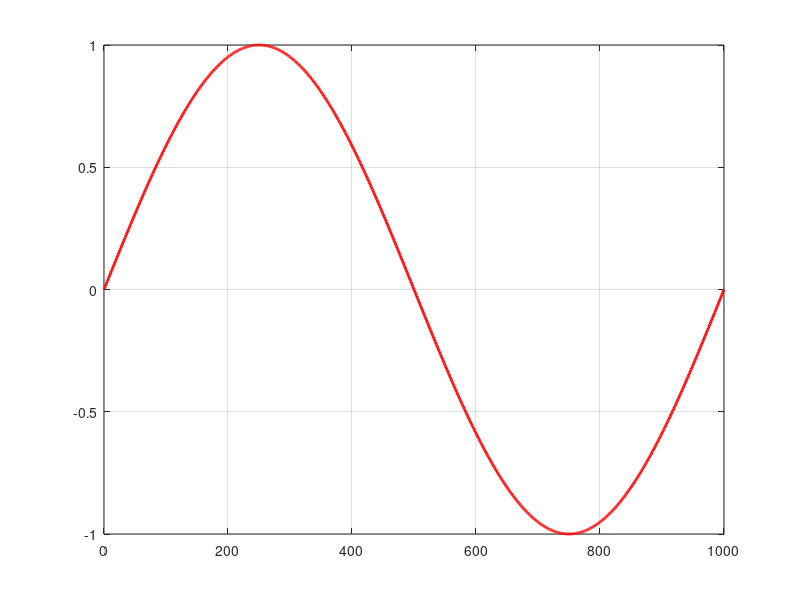

MATLAB code for this plot: (Note: this script raises an error after producing the figure.)
clear

t = [0:1000];
x = sin(t*pi/500);
[partition,codebook] = lloyds(x,2^5);

figure, hold on, grid on, box on
plot(t,x, 'r', 'linew',2)
for i=1:length(partition)
    yline(partition(i));
end

[x_q, quants] = quantiz(x, partition, codebook);
plot(t,quants, 'b', 'linew',2)